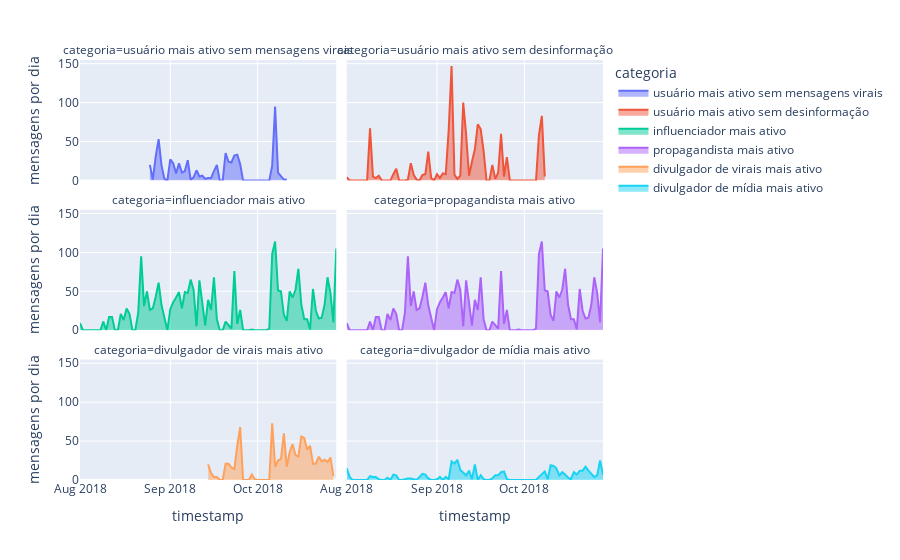

Notebook code for this chart:
### Code cell
fig = px.area(df_timeseries, x='timestamp', y='mensagens por dia', color='categoria',
              facet_col="categoria", hover_name="categoria", facet_col_wrap=2)
fig.show()

### Figure 1 — Plotly figure (JSON) as saved in the notebook; plotly's stock layout.template omitted (floating-point values rounded to 4 significant figures)
{"data": [{"hovertemplate": "<b>%{hovertext}</b><br><br>categoria=usuário mais ativo sem mensagens virais<br>timestamp=%{x}<br>mensagens por dia=%{y}<extra></extra>", "hovertext": ["usuário mais ativo sem mensagens virais", "usuário mais ativo sem mensagens virais", "usuário mais ativo sem mensagens virais", "usuário mais ativo sem mensagens virais", "usuário mais ativo sem mensagens virais", "usuário mais ativo sem mensagens virais", "usuário mais ativo sem mensagens virais", "usuário mais ativo sem mensagens virais", "usuário mais ativo sem mensagens virais", "usuário mais ativo sem mensagens virais", "usuário mais ativo sem mensagens virais", "usuário mais ativo sem mensagens virais", "usuário mais ativo sem mensagens virais", "usuário mais ativo sem mensagens virais", "usuário mais ativo sem mensagens virais", "usuário mais ativo sem mensagens virais", "usuário mais ativo sem mensagens virais", "usuário mais ativo sem mensagens virais", "usuário mais ativo sem mensagens virais", "usuário mais ativo sem mensagens virais", "usuário mais ativo sem mensagens virais", "usuário mais ativo sem mensagens virais", "usuário mais ativo sem mensagens virais", "usuário mais ativo sem mensagens virais", "usuário mais ativo sem mensagens virais", "usuário mais ativo sem mensagens virais", "usuário mais ativo sem mensagens virais", "usuário mais ativo sem mensagens virais", "usuário mais ativo sem mensagens virais", "usuário mais ativo sem mensagens virais", "usuário mais ativo sem mensagens virais", "usuário mais ativo sem mensagens virais", "usuário mais ativo sem mensagens virais", "usuário mais ativo sem mensagens virais", "usuário mais ativo sem mensagens virais", "usuário mais ativo sem mensagens virais", "usuário mais ativo sem mensagens virais", "usuário mais ativo sem mensagens virais", "usuário mais ativo sem mensagens virais", "usuário mais ativo sem mensagens virais", "usuário mais ativo sem mensagens virais", "usuário mais ativo sem mensagens virais", "usuário mais ativo sem mensagens virais", "usuário mais ativo sem mensagens virais", "usuário mais ativo sem mensagens virais", "usuário mais ativo sem mensagens virais", "usuário mais ativo sem mensagens virais", "usuário mais ativo sem mensagens virais"], "legendgroup": "usuário mais ativo sem mensagens virais", "line": {"color": "#636efa"}, "mode": "lines", "name": "usuário mais ativo sem mensagens virais", "orientation": "v", "showlegend": true, "stackgroup": "1", "type": "scatter", "x": ["2018-08-25T00:00:00", "2018-08-26T00:00:00", "2018-08-27T00:00:00", "2018-08-28T00:00:00", "2018-08-29T00:00:00", "2018-08-30T00:00:00", "2018-08-31T00:00:00", "2018-09-01T00:00:00", "2018-09-02T00:00:00", "2018-09-03T00:00:00", "2018-09-04T00:00:00", "2018-09-05T00:00:00", "2018-09-06T00:00:00", "2018-09-07T00:00:00", "2018-09-08T00:00:00", "2018-09-09T00:00:00", "2018-09-10T00:00:00", "2018-09-11T00:00:00", "2018-09-12T00:00:00", "2018-09-13T00:00:00", "2018-09-14T00:00:00", "2018-09-15T00:00:00", "2018-09-16T00:00:00", "2018-09-17T00:00:00", "2018-09-18T00:00:00", "2018-09-19T00:00:00", "2018-09-20T00:00:00", "2018-09-21T00:00:00", "2018-09-22T00:00:00", "2018-09-23T00:00:00", "2018-09-24T00:00:00", "2018-09-25T00:00:00", "2018-09-26T00:00:00", "2018-09-27T00:00:00", "2018-09-28T00:00:00", "2018-09-29T00:00:00", "2018-09-30T00:00:00", "2018-10-01T00:00:00", "2018-10-02T00:00:00", "2018-10-03T00:00:00", "2018-10-04T00:00:00", "2018-10-05T00:00:00", "2018-10-06T00:00:00", "2018-10-07T00:00:00", "2018-10-08T00:00:00", "2018-10-09T00:00:00", "2018-10-10T00:00:00", "2018-10-11T00:00:00"], "xaxis": "x5", "y": [20, 1, 31, 53, 19, 2, 0, 27, 22, 9, 22, 10, 12, 26, 1, 4, 13, 5, 6, 2, 3, 3, 12, 20, 0, 0, 35, 24, 23, 32, 33, 21, 0, 0, 0, 0, 0, 0, 0, 0, 0, 0, 19, 95, 10, 5, 1, 1], "yaxis": "y5"}, {"hovertemplate": "<b>%{hovertext}</b><br><br>categoria=usuário mais ativo sem desinformação<br>timestamp=%{x}<br>mensagens por dia=%{y}<extra></extra>", "hovertext": ["usuário mais ativo sem desinformação", "usuário mais ativo sem desinformação", "usuário mais ativo sem desinformação", "usuário mais ativo sem desinformação", "usuário mais ativo sem desinformação", "usuário mais ativo sem desinformação", "usuário mais ativo sem desinformação", "usuário mais ativo sem desinformação", "usuário mais ativo sem desinformação", "usuário mais ativo sem desinformação", "usuário mais ativo sem desinformação", "usuário mais ativo sem desinformação", "usuário mais ativo sem desinformação", "usuário mais ativo sem desinformação", "usuário mais ativo sem desinformação", "usuário mais ativo sem desinformação", "usuário mais ativo sem desinformação", "usuário mais ativo sem desinformação", "usuário mais ativo sem desinformação", "usuário mais ativo sem desinformação", "usuário mais ativo sem desinformação", "usuário mais ativo sem desinformação", "usuário mais ativo sem desinformação", "usuário mais ativo sem desinformação", "usuário mais ativo sem desinformação", "usuário mais ativo sem desinformação", "usuário mais ativo sem desinformação", "usuário mais ativo sem desinformação", "usuário mais ativo sem desinformação", "usuário mais ativo sem desinformação", "usuário mais ativo sem desinformação", "usuário mais ativo sem desinformação", "usuário mais ativo sem desinformação", "usuário mais ativo sem desinformação", "usuário mais ativo sem desinformação", "usuário mais ativo sem desinformação", "usuário mais ativo sem desinformação", "usuário mais ativo sem desinformação", "usuário mais ativo sem desinformação", "usuário mais ativo sem desinformação", "usuário mais ativo sem desinformação", "usuário mais ativo sem desinformação", "usuário mais ativo sem desinformação", "usuário mais ativo sem desinformação", "usuário mais ativo sem desinformação", "usuário mais ativo sem desinformação", "usuário mais ativo sem desinformação", "usuário mais ativo sem desinformação", "usuário mais ativo sem desinformação", "usuário mais ativo sem desinformação", "usuário mais ativo sem desinformação", "usuário mais ativo sem desinformação", "usuário mais ativo sem desinformação", "usuário mais ativo sem desinformação", "usuário mais ativo sem desinformação", "usuário mais ativo sem desinformação", "usuário mais ativo sem desinformação", "usuário mais ativo sem desinformação", "usuário mais ativo sem desinformação", "usuário mais ativo sem desinformação", "usuário mais ativo sem desinformação", "usuário mais ativo sem desinformação", "usuário mais ativo sem desinformação", "usuário mais ativo sem desinformação", "usuário mais ativo sem desinformação", "usuário mais ativo sem desinformação", "usuário mais ativo sem desinformação", "usuário mais ativo sem desinformação", "usuário mais ativo sem desinformação"], "legendgroup": "usuário mais ativo sem desinformação", "line": {"color": "#EF553B"}, "mode": "lines", "name": "usuário mais ativo sem desinformação", "orientation": "v", "showlegend": true, "stackgroup": "1", "type": "scatter", "x": ["2018-08-01T00:00:00", "2018-08-02T00:00:00", "2018-08-03T00:00:00", "2018-08-04T00:00:00", "2018-08-05T00:00:00", "2018-08-06T00:00:00", "2018-08-07T00:00:00", "2018-08-08T00:00:00", "2018-08-09T00:00:00", "2018-08-10T00:00:00", "2018-08-11T00:00:00", "2018-08-12T00:00:00", "2018-08-13T00:00:00", "2018-08-14T00:00:00", "2018-08-15T00:00:00", "2018-08-16T00:00:00", "2018-08-17T00:00:00", "2018-08-18T00:00:00", "2018-08-19T00:00:00", "2018-08-20T00:00:00", "2018-08-21T00:00:00", "2018-08-22T00:00:00", "2018-08-23T00:00:00", "2018-08-24T00:00:00", "2018-08-25T00:00:00", "2018-08-26T00:00:00", "2018-08-27T00:00:00", "2018-08-28T00:00:00", "2018-08-29T00:00:00", "2018-08-30T00:00:00", "2018-08-31T00:00:00", "2018-09-01T00:00:00", "2018-09-02T00:00:00", "2018-09-03T00:00:00", "2018-09-04T00:00:00", "2018-09-05T00:00:00", "2018-09-06T00:00:00", "2018-09-07T00:00:00", "2018-09-08T00:00:00", "2018-09-09T00:00:00", "2018-09-10T00:00:00", "2018-09-11T00:00:00", "2018-09-12T00:00:00", "2018-09-13T00:00:00", "2018-09-14T00:00:00", "2018-09-15T00:00:00", "2018-09-16T00:00:00", "2018-09-17T00:00:00", "2018-09-18T00:00:00", "2018-09-19T00:00:00", "2018-09-20T00:00:00", "2018-09-21T00:00:00", "2018-09-22T00:00:00", "2018-09-23T00:00:00", "2018-09-24T00:00:00", "2018-09-25T00:00:00", "2018-09-26T00:00:00", "2018-09-27T00:00:00", "2018-09-28T00:00:00", "2018-09-29T00:00:00", "2018-09-30T00:00:00", "2018-10-01T00:00:00", "2018-10-02T00:00:00", "2018-10-03T00:00:00", "2018-10-04T00:00:00", "2018-10-05T00:00:00", "2018-10-06T00:00:00", "2018-10-07T00:00:00", "2018-10-08T00:00:00"], "xaxis": "x6", "y": [4, 0, 0, 0, 0, 0, 0, 0, 67, 5, 3, 6, 0, 0, 0, 0, 8, 15, 0, 0, 0, 1, 22, 7, 1, 0, 7, 8, 37, 3, 0, 8, 3, 9, 8, 64, 147, 7, 2, 6, 100, 59, 6, 24, 40, 72, 66, 38, 0, 0, 20, 2, 10, 60, 5, 30, 0, 0, 0, 0, 0, 0, 0, 0, 0, 0, 58, 83, 5], "yaxis": "y6"}, {"hovertemplate": "<b>%{hovertext}</b><br><br>categoria=influenciador mais ativo<br>timestamp=%{x}<br>mensagens por dia=%{y}<extra></extra>", "hovertext": ["influenciador mais ativo", "influenciador mais ativo", "influenciador mais ativo", "influenciador mais ativo", "influenciador mais ativo", "influenciador mais ativo", "influenciador mais ativo", "influenciador mais ativo", "influenciador mais ativo", "influenciador mais ativo", "influenciador mais ativo", "influenciador mais ativo", "influenciador mais ativo", "influenciador mais ativo", "influenciador mais ativo", "influenciador mais ativo", "influenciador mais ativo", "influenciador mais ativo", "influenciador mais ativo", "influenciador mais ativo", "influenciador mais ativo", "influenciador mais ativo", "influenciador mais ativo", "influenciador mais ativo", "influenciador mais ativo", "influenciador mais ativo", "influenciador mais ativo", "influenciador mais ativo", "influenciador mais ativo", "influenciador mais ativo", "influenciador mais ativo", "influenciador mais ativo", "influenciador mais ativo", "influenciador mais ativo", "influenciador mais ativo", "influenciador mais ativo", "influenciador mais ativo", "influenciador mais ativo", "influenciador mais ativo", "influenciador mais ativo", "influenciador mais ativo", "influenciador mais ativo", "influenciador mais ativo", "influenciador mais ativo", "influenciador mais ativo", "influenciador mais ativo", "influenciador mais ativo", "influenciador mais ativo", "influenciador mais ativo", "influenciador mais ativo", "influenciador mais ativo", "influenciador mais ativo", "influenciador mais ativo", "influenciador mais ativo", "influenciador mais ativo", "influenciador mais ativo", "influenciador mais ativo", "influenciador mais ativo", "influenciador mais ativo", "influenciador mais ativo", "influenciador mais ativo", "influenciador mais ativo", "influenciador mais ativo", "influenciador mais ativo", "influenciador mais ativo", "influenciador mais ativo", "influenciador mais ativo", "influenciador mais ativo", "influenciador mais ativo", "influenciador mais ativo", "influenciador mais ativo", "influenciador mais ativo", "influenciador mais ativo", "influenciador mais ativo", "influenciador mais ativo", "influenciador mais ativo", "influenciador mais ativo", "influenciador mais ativo", "influenciador mais ativo", "influenciador mais ativo", "influenciador mais ativo", "influenciador mais ativo", "influenciador mais ativo", "influenciador mais ativo", "influenciador mais ativo", "influenciador mais ativo", "influenciador mais ativo", "influenciador mais ativo", "influenciador mais ativo"], "legendgroup": "influenciador mais ativo", "line": {"color": "#00cc96"}, "mode": "lines", "name": "influenciador mais ativo", "orientation": "v", "showlegend": true, "stackgroup": "1", "type": "scatter", "x": ["2018-08-01T00:00:00", "2018-08-02T00:00:00", "2018-08-03T00:00:00", "2018-08-04T00:00:00", "2018-08-05T00:00:00", "2018-08-06T00:00:00", "2018-08-07T00:00:00", "2018-08-08T00:00:00", "2018-08-09T00:00:00", "2018-08-10T00:00:00", "2018-08-11T00:00:00", "2018-08-12T00:00:00", "2018-08-13T00:00:00", "2018-08-14T00:00:00", "2018-08-15T00:00:00", "2018-08-16T00:00:00", "2018-08-17T00:00:00", "2018-08-18T00:00:00", "2018-08-19T00:00:00", "2018-08-20T00:00:00", "2018-08-21T00:00:00", "2018-08-22T00:00:00", "2018-08-23T00:00:00", "2018-08-24T00:00:00", "2018-08-25T00:00:00", "2018-08-26T00:00:00", "2018-08-27T00:00:00", "2018-08-28T00:00:00", "2018-08-29T00:00:00", "2018-08-30T00:00:00", "2018-08-31T00:00:00", "2018-09-01T00:00:00", "2018-09-02T00:00:00", "2018-09-03T00:00:00", "2018-09-04T00:00:00", "2018-09-05T00:00:00", "2018-09-06T00:00:00", "2018-09-07T00:00:00", "2018-09-08T00:00:00", "2018-09-09T00:00:00", "2018-09-10T00:00:00", "2018-09-11T00:00:00", "2018-09-12T00:00:00", "2018-09-13T00:00:00", "2018-09-14T00:00:00", "2018-09-15T00:00:00", "2018-09-16T00:00:00", "2018-09-17T00:00:00", "2018-09-18T00:00:00", "2018-09-19T00:00:00", "2018-09-20T00:00:00", "2018-09-21T00:00:00", "2018-09-22T00:00:00", "2018-09-23T00:00:00", "2018-09-24T00:00:00", "2018-09-25T00:00:00", "2018-09-26T00:00:00", "2018-09-27T00:00:00", "2018-09-28T00:00:00", "2018-09-29T00:00:00", "2018-09-30T00:00:00", "2018-10-01T00:00:00", "2018-10-02T00:00:00", "2018-10-03T00:00:00", "2018-10-04T00:00:00", "2018-10-05T00:00:00", "2018-10-06T00:00:00", "2018-10-07T00:00:00", "2018-10-08T00:00:00", "2018-10-09T00:00:00", "2018-10-10T00:00:00", "2018-10-11T00:00:00", "2018-10-12T00:00:00", "2018-10-13T00:00:00", "2018-10-14T00:00:00", "2018-10-15T00:00:00", "2018-10-16T00:00:00", "2018-10-17T00:00:00", "2018-10-18T00:00:00", "2018-10-19T00:00:00", "2018-10-20T00:00:00", "2018-10-21T00:00:00", "2018-10-22T00:00:00", "2018-10-23T00:00:00", "2018-10-24T00:00:00", "2018-10-25T00:00:00", "2018-10-26T00:00:00", "2018-10-27T00:00:00", "2018-10-28T00:00:00"], "xaxis": "x3", "y": [9, 0, 0, 0, 0, 0, 0, 0, 11, 0, 17, 17, 0, 0, 21, 13, 28, 21, 0, 0, 23, 95, 31, 50, 26, 28, 43, 61, 32, 15, 0, 27, 36, 42, 49, 28, 49, 48, 65, 52, 5, 64, 38, 6, 39, 26, 68, 14, 0, 0, 11, 6, 2, 76, 8, 26, 0, 0, 0, 1, 0, 0, 0, 0, 0, 2, 98, 114, 51, 50, 20, 12, 50, 42, 52, 79, 33, 14, 14, 1, 53, 25, 15, 16, 33, 68, 48, 10, 105], "yaxis": "y3"}, {"hovertemplate": "<b>%{hovertext}</b><br><br>categoria=propagandista mais ativo<br>timestamp=%{x}<br>mensagens por dia=%{y}<extra></extra>", "hovertext": ["propagandista mais ativo", "propagandista mais ativo", "propagandista mais ativo", "propagandista mais ativo", "propagandista mais ativo", "propagandista mais ativo", "propagandista mais ativo", "propagandista mais ativo", "propagandista mais ativo", "propagandista mais ativo", "propagandista mais ativo", "propagandista mais ativo", "propagandista mais ativo", "propagandista mais ativo", "propagandista mais ativo", "propagandista mais ativo", "propagandista mais ativo", "propagandista mais ativo", "propagandista mais ativo", "propagandista mais ativo", "propagandista mais ativo", "propagandista mais ativo", "propagandista mais ativo", "propagandista mais ativo", "propagandista mais ativo", "propagandista mais ativo", "propagandista mais ativo", "propagandista mais ativo", "propagandista mais ativo", "propagandista mais ativo", "propagandista mais ativo", "propagandista mais ativo", "propagandista mais ativo", "propagandista mais ativo", "propagandista mais ativo", "propagandista mais ativo", "propagandista mais ativo", "propagandista mais ativo", "propagandista mais ativo", "propagandista mais ativo", "propagandista mais ativo", "propagandista mais ativo", "propagandista mais ativo", "propagandista mais ativo", "propagandista mais ativo", "propagandista mais ativo", "propagandista mais ativo", "propagandista mais ativo", "propagandista mais ativo", "propagandista mais ativo", "propagandista mais ativo", "propagandista mais ativo", "propagandista mais ativo", "propagandista mais ativo", "propagandista mais ativo", "propagandista mais ativo", "propagandista mais ativo", "propagandista mais ativo", "propagandista mais ativo", "propagandista mais ativo", "propagandista mais ativo", "propagandista mais ativo", "propagandista mais ativo", "propagandista mais ativo", "propagandista mais ativo", "propagandista mais ativo", "propagandista mais ativo", "propagandista mais ativo", "propagandista mais ativo", "propagandista mais ativo", "propagandista mais ativo", "propagandista mais ativo", "propagandista mais ativo", "propagandista mais ativo", "propagandista mais ativo", "propagandista mais ativo", "propagandista mais ativo", "propagandista mais ativo", "propagandista mais ativo", "propagandista mais ativo", "propagandista mais ativo", "propagandista mais ativo", "propagandista mais ativo", "propagandista mais ativo", "propagandista mais ativo", "propagandista mais ativo", "propagandista mais ativo", "propagandista mais ativo", "propagandista mais ativo"], "legendgroup": "propagandista mais ativo", "line": {"color": "#ab63fa"}, "mode": "lines", "name": "propagandista mais ativo", "orientation": "v", "showlegend": true, "stackgroup": "1", "type": "scatter", "x": ["2018-08-01T00:00:00", "2018-08-02T00:00:00", "2018-08-03T00:00:00", "2018-08-04T00:00:00", "2018-08-05T00:00:00", "2018-08-06T00:00:00", "2018-08-07T00:00:00", "2018-08-08T00:00:00", "2018-08-09T00:00:00", "2018-08-10T00:00:00", "2018-08-11T00:00:00", "2018-08-12T00:00:00", "2018-08-13T00:00:00", "2018-08-14T00:00:00", "2018-08-15T00:00:00", "2018-08-16T00:00:00", "2018-08-17T00:00:00", "2018-08-18T00:00:00", "2018-08-19T00:00:00", "2018-08-20T00:00:00", "2018-08-21T00:00:00", "2018-08-22T00:00:00", "2018-08-23T00:00:00", "2018-08-24T00:00:00", "2018-08-25T00:00:00", "2018-08-26T00:00:00", "2018-08-27T00:00:00", "2018-08-28T00:00:00", "2018-08-29T00:00:00", "2018-08-30T00:00:00", "2018-08-31T00:00:00", "2018-09-01T00:00:00", "2018-09-02T00:00:00", "2018-09-03T00:00:00", "2018-09-04T00:00:00", "2018-09-05T00:00:00", "2018-09-06T00:00:00", "2018-09-07T00:00:00", "2018-09-08T00:00:00", "2018-09-09T00:00:00", "2018-09-10T00:00:00", "2018-09-11T00:00:00", "2018-09-12T00:00:00", "2018-09-13T00:00:00", "2018-09-14T00:00:00", "2018-09-15T00:00:00", "2018-09-16T00:00:00", "2018-09-17T00:00:00", "2018-09-18T00:00:00", "2018-09-19T00:00:00", "2018-09-20T00:00:00", "2018-09-21T00:00:00", "2018-09-22T00:00:00", "2018-09-23T00:00:00", "2018-09-24T00:00:00", "2018-09-25T00:00:00", "2018-09-26T00:00:00", "2018-09-27T00:00:00", "2018-09-28T00:00:00", "2018-09-29T00:00:00", "2018-09-30T00:00:00", "2018-10-01T00:00:00", "2018-10-02T00:00:00", "2018-10-03T00:00:00", "2018-10-04T00:00:00", "2018-10-05T00:00:00", "2018-10-06T00:00:00", "2018-10-07T00:00:00", "2018-10-08T00:00:00", "2018-10-09T00:00:00", "2018-10-10T00:00:00", "2018-10-11T00:00:00", "2018-10-12T00:00:00", "2018-10-13T00:00:00", "2018-10-14T00:00:00", "2018-10-15T00:00:00", "2018-10-16T00:00:00", "2018-10-17T00:00:00", "2018-10-18T00:00:00", "2018-10-19T00:00:00", "2018-10-20T00:00:00", "2018-10-21T00:00:00", "2018-10-22T00:00:00", "2018-10-23T00:00:00", "2018-10-24T00:00:00", "2018-10-25T00:00:00", "2018-10-26T00:00:00", "2018-10-27T00:00:00", "2018-10-28T00:00:00"], "xaxis": "x4", "y": [9, 0, 0, 0, 0, 0, 0, 0, 11, 0, 17, 17, 0, 0, 21, 13, 28, 21, 0, 0, 23, 95, 31, 50, 26, 28, 43, 61, 32, 15, 0, 27, 36, 42, 49, 28, 49, 48, 65, 52, 5, 64, 38, 6, 39, 26, 68, 14, 0, 0, 11, 6, 2, 76, 8, 26, 0, 0, 0, 1, 0, 0, 0, 0, 0, 2, 98, 114, 51, 50, 20, 12, 50, 42, 52, 79, 33, 14, 14, 1, 53, 25, 15, 16, 33, 68, 48, 10, 105], "yaxis": "y4"}, {"hovertemplate": "<b>%{hovertext}</b><br><br>categoria=divulgador de virais mais ativo<br>timestamp=%{x}<br>mensagens por dia=%{y}<extra></extra>", "hovertext": ["divulgador de virais mais ativo", "divulgador de virais mais ativo", "divulgador de virais mais ativo", "divulgador de virais mais ativo", "divulgador de virais mais ativo", "divulgador de virais mais ativo", "divulgador de virais mais ativo", "divulgador de virais mais ativo", "divulgador de virais mais ativo", "divulgador de virais mais ativo", "divulgador de virais mais ativo", "divulgador de virais mais ativo", "divulgador de virais mais ativo", "divulgador de virais mais ativo", "divulgador de virais mais ativo", "divulgador de virais mais ativo", "divulgador de virais mais ativo", "divulgador de virais mais ativo", "divulgador de virais mais ativo", "divulgador de virais mais ativo", "divulgador de virais mais ativo", "divulgador de virais mais ativo", "divulgador de virais mais ativo", "divulgador de virais mais ativo", "divulgador de virais mais ativo", "divulgador de virais mais ativo", "divulgador de virais mais ativo", "divulgador de virais mais ativo", "divulgador de virais mais ativo", "divulgador de virais mais ativo", "divulgador de virais mais ativo", "divulgador de virais mais ativo", "divulgador de virais mais ativo", "divulgador de virais mais ativo", "divulgador de virais mais ativo", "divulgador de virais mais ativo", "divulgador de virais mais ativo", "divulgador de virais mais ativo", "divulgador de virais mais ativo", "divulgador de virais mais ativo", "divulgador de virais mais ativo", "divulgador de virais mais ativo", "divulgador de virais mais ativo", "divulgador de virais mais ativo"], "legendgroup": "divulgador de virais mais ativo", "line": {"color": "#FFA15A"}, "mode": "lines", "name": "divulgador de virais mais ativo", "orientation": "v", "showlegend": true, "stackgroup": "1", "type": "scatter", "x": ["2018-09-14T00:00:00", "2018-09-15T00:00:00", "2018-09-16T00:00:00", "2018-09-17T00:00:00", "2018-09-18T00:00:00", "2018-09-19T00:00:00", "2018-09-20T00:00:00", "2018-09-21T00:00:00", "2018-09-22T00:00:00", "2018-09-23T00:00:00", "2018-09-24T00:00:00", "2018-09-25T00:00:00", "2018-09-26T00:00:00", "2018-09-27T00:00:00", "2018-09-28T00:00:00", "2018-09-29T00:00:00", "2018-09-30T00:00:00", "2018-10-01T00:00:00", "2018-10-02T00:00:00", "2018-10-03T00:00:00", "2018-10-04T00:00:00", "2018-10-05T00:00:00", "2018-10-06T00:00:00", "2018-10-07T00:00:00", "2018-10-08T00:00:00", "2018-10-09T00:00:00", "2018-10-10T00:00:00", "2018-10-11T00:00:00", "2018-10-12T00:00:00", "2018-10-13T00:00:00", "2018-10-14T00:00:00", "2018-10-15T00:00:00", "2018-10-16T00:00:00", "2018-10-17T00:00:00", "2018-10-18T00:00:00", "2018-10-19T00:00:00", "2018-10-20T00:00:00", "2018-10-21T00:00:00", "2018-10-22T00:00:00", "2018-10-23T00:00:00", "2018-10-24T00:00:00", "2018-10-25T00:00:00", "2018-10-26T00:00:00", "2018-10-27T00:00:00"], "xaxis": "x", "y": [20, 9, 4, 4, 0, 0, 21, 21, 16, 14, 44, 68, 0, 0, 0, 7, 1, 0, 0, 0, 0, 0, 73, 17, 25, 27, 60, 17, 36, 46, 32, 30, 56, 54, 39, 44, 21, 21, 30, 24, 26, 23, 29, 5], "yaxis": "y"}, {"hovertemplate": "<b>%{hovertext}</b><br><br>categoria=divulgador de mídia mais ativo<br>timestamp=%{x}<br>mensagens por dia=%{y}<extra></extra>", "hovertext": ["divulgador de mídia mais ativo", "divulgador de mídia mais ativo", "divulgador de mídia mais ativo", "divulgador de mídia mais ativo", "divulgador de mídia mais ativo", "divulgador de mídia mais ativo", "divulgador de mídia mais ativo", "divulgador de mídia mais ativo", "divulgador de mídia mais ativo", "divulgador de mídia mais ativo", "divulgador de mídia mais ativo", "divulgador de mídia mais ativo", "divulgador de mídia mais ativo", "divulgador de mídia mais ativo", "divulgador de mídia mais ativo", "divulgador de mídia mais ativo", "divulgador de mídia mais ativo", "divulgador de mídia mais ativo", "divulgador de mídia mais ativo", "divulgador de mídia mais ativo", "divulgador de mídia mais ativo", "divulgador de mídia mais ativo", "divulgador de mídia mais ativo", "divulgador de mídia mais ativo", "divulgador de mídia mais ativo", "divulgador de mídia mais ativo", "divulgador de mídia mais ativo", "divulgador de mídia mais ativo", "divulgador de mídia mais ativo", "divulgador de mídia mais ativo", "divulgador de mídia mais ativo", "divulgador de mídia mais ativo", "divulgador de mídia mais ativo", "divulgador de mídia mais ativo", "divulgador de mídia mais ativo", "divulgador de mídia mais ativo", "divulgador de mídia mais ativo", "divulgador de mídia mais ativo", "divulgador de mídia mais ativo", "divulgador de mídia mais ativo", "divulgador de mídia mais ativo", "divulgador de mídia mais ativo", "divulgador de mídia mais ativo", "divulgador de mídia mais ativo", "divulgador de mídia mais ativo", "divulgador de mídia mais ativo", "divulgador de mídia mais ativo", "divulgador de mídia mais ativo", "divulgador de mídia mais ativo", "divulgador de mídia mais ativo", "divulgador de mídia mais ativo", "divulgador de mídia mais ativo", "divulgador de mídia mais ativo", "divulgador de mídia mais ativo", "divulgador de mídia mais ativo", "divulgador de mídia mais ativo", "divulgador de mídia mais ativo", "divulgador de mídia mais ativo", "divulgador de mídia mais ativo", "divulgador de mídia mais ativo", "divulgador de mídia mais ativo", "divulgador de mídia mais ativo", "divulgador de mídia mais ativo", "divulgador de mídia mais ativo", "divulgador de mídia mais ativo", "divulgador de mídia mais ativo", "divulgador de mídia mais ativo", "divulgador de mídia mais ativo", "divulgador de mídia mais ativo", "divulgador de mídia mais ativo", "divulgador de mídia mais ativo", "divulgador de mídia mais ativo", "divulgador de mídia mais ativo", "divulgador de mídia mais ativo", "divulgador de mídia mais ativo", "divulgador de mídia mais ativo", "divulgador de mídia mais ativo", "divulgador de mídia mais ativo", "divulgador de mídia mais ativo", "divulgador de mídia mais ativo", "divulgador de mídia mais ativo", "divulgador de mídia mais ativo", "divulgador de mídia mais ativo", "divulgador de mídia mais ativo", "divulgador de mídia mais ativo", "divulgador de mídia mais ativo", "divulgador de mídia mais ativo", "divulgador de mídia mais ativo", "divulgador de mídia mais ativo"], "legendgroup": "divulgador de mídia mais ativo", "line": {"color": "#19d3f3"}, "mode": "lines", "name": "divulgador de mídia mais ativo", "orientation": "v", "showlegend": true, "stackgroup": "1", "type": "scatter", "x": ["2018-08-01T00:00:00", "2018-08-02T00:00:00", "2018-08-03T00:00:00", "2018-08-04T00:00:00", "2018-08-05T00:00:00", "2018-08-06T00:00:00", "2018-08-07T00:00:00", "2018-08-08T00:00:00", "2018-08-09T00:00:00", "2018-08-10T00:00:00", "2018-08-11T00:00:00", "2018-08-12T00:00:00", "2018-08-13T00:00:00", "2018-08-14T00:00:00", "2018-08-15T00:00:00", "2018-08-16T00:00:00", "2018-08-17T00:00:00", "2018-08-18T00:00:00", "2018-08-19T00:00:00", "2018-08-20T00:00:00", "2018-08-21T00:00:00", "2018-08-22T00:00:00", "2018-08-23T00:00:00", "2018-08-24T00:00:00", "2018-08-25T00:00:00", "2018-08-26T00:00:00", "2018-08-27T00:00:00", "2018-08-28T00:00:00", "2018-08-29T00:00:00", "2018-08-30T00:00:00", "2018-08-31T00:00:00", "2018-09-01T00:00:00", "2018-09-02T00:00:00", "2018-09-03T00:00:00", "2018-09-04T00:00:00", "2018-09-05T00:00:00", "2018-09-06T00:00:00", "2018-09-07T00:00:00", "2018-09-08T00:00:00", "2018-09-09T00:00:00", "2018-09-10T00:00:00", "2018-09-11T00:00:00", "2018-09-12T00:00:00", "2018-09-13T00:00:00", "2018-09-14T00:00:00", "2018-09-15T00:00:00", "2018-09-16T00:00:00", "2018-09-17T00:00:00", "2018-09-18T00:00:00", "2018-09-19T00:00:00", "2018-09-20T00:00:00", "2018-09-21T00:00:00", "2018-09-22T00:00:00", "2018-09-23T00:00:00", "2018-09-24T00:00:00", "2018-09-25T00:00:00", "2018-09-26T00:00:00", "2018-09-27T00:00:00", "2018-09-28T00:00:00", "2018-09-29T00:00:00", "2018-09-30T00:00:00", "2018-10-01T00:00:00", "2018-10-02T00:00:00", "2018-10-03T00:00:00", "2018-10-04T00:00:00", "2018-10-05T00:00:00", "2018-10-06T00:00:00", "2018-10-07T00:00:00", "2018-10-08T00:00:00", "2018-10-09T00:00:00", "2018-10-10T00:00:00", "2018-10-11T00:00:00", "2018-10-12T00:00:00", "2018-10-13T00:00:00", "2018-10-14T00:00:00", "2018-10-15T00:00:00", "2018-10-16T00:00:00", "2018-10-17T00:00:00", "2018-10-18T00:00:00", "2018-10-19T00:00:00", "2018-10-20T00:00:00", "2018-10-21T00:00:00", "2018-10-22T00:00:00", "2018-10-23T00:00:00", "2018-10-24T00:00:00", "2018-10-25T00:00:00", "2018-10-26T00:00:00", "2018-10-27T00:00:00", "2018-10-28T00:00:00"], "xaxis": "x2", "y": [15, 4, 0, 0, 0, 0, 0, 0, 5, 4, 4, 1, 0, 0, 3, 0, 7, 6, 0, 0, 1, 2, 2, 1, 0, 4, 8, 7, 2, 0, 0, 1, 4, 0, 4, 1, 24, 21, 26, 13, 10, 6, 12, 1, 20, 0, 6, 1, 0, 0, 2, 6, 6, 10, 11, 1, 0, 0, 0, 0, 0, 0, 0, 0, 0, 0, 4, 7, 11, 1, 19, 18, 15, 6, 10, 7, 3, 1, 10, 7, 12, 12, 17, 12, 8, 4, 6, 25, 7], "yaxis": "y2"}], "layout": {"annotations": [{"font": {}, "showarrow": false, "text": "categoria=divulgador de virais mais ativo", "x": 0.245, "xanchor": "center", "xref": "paper", "y": 0.2867, "yanchor": "bottom", "yref": "paper"}, {"font": {}, "showarrow": false, "text": "categoria=divulgador de mídia mais ativo", "x": 0.755, "xanchor": "center", "xref": "paper", "y": 0.2867, "yanchor": "bottom", "yref": "paper"}, {"font": {}, "showarrow": false, "text": "categoria=influenciador mais ativo", "x": 0.245, "xanchor": "center", "xref": "paper", "y": 0.6433, "yanchor": "bottom", "yref": "paper"}, {"font": {}, "showarrow": false, "text": "categoria=propagandista mais ativo", "x": 0.755, "xanchor": "center", "xref": "paper", "y": 0.6433, "yanchor": "bottom", "yref": "paper"}, {"font": {}, "showarrow": false, "text": "categoria=usuário mais ativo sem mensagens virais", "x": 0.245, "xanchor": "center", "xref": "paper", "y": 1.0, "yanchor": "bottom", "yref": "paper"}, {"font": {}, "showarrow": false, "text": "categoria=usuário mais ativo sem desinformação", "x": 0.755, "xanchor": "center", "xref": "paper", "y": 1.0, "yanchor": "bottom", "yref": "paper"}], "legend": {"title": {"text": "categoria"}, "tracegroupgap": 0}, "margin": {"t": 60}, "xaxis": {"anchor": "y", "domain": [0, 0.49], "title": {"text": "timestamp"}}, "xaxis2": {"anchor": "y2", "domain": [0.51, 1], "matches": "x", "title": {"text": "timestamp"}}, "xaxis3": {"anchor": "y3", "domain": [0, 0.49], "matches": "x", "showticklabels": false}, "xaxis4": {"anchor": "y4", "domain": [0.51, 1], "matches": "x", "showticklabels": false}, "xaxis5": {"anchor": "y5", "domain": [0, 0.49], "matches": "x", "showticklabels": false}, "xaxis6": {"anchor": "y6", "domain": [0.51, 1], "matches": "x", "showticklabels": false}, "yaxis": {"anchor": "x", "domain": [0, 0.2867], "title": {"text": "mensagens por dia"}}, "yaxis2": {"anchor": "x2", "domain": [0, 0.2867], "matches": "y", "showticklabels": false}, "yaxis3": {"anchor": "x3", "domain": [0.3567, 0.6433], "matches": "y", "title": {"text": "mensagens por dia"}}, "yaxis4": {"anchor": "x4", "domain": [0.3567, 0.6433], "matches": "y", "showticklabels": false}, "yaxis5": {"anchor": "x5", "domain": [0.7133, 1.0], "matches": "y", "title": {"text": "mensagens por dia"}}, "yaxis6": {"anchor": "x6", "domain": [0.7133, 1.0], "matches": "y", "showticklabels": false}}}
